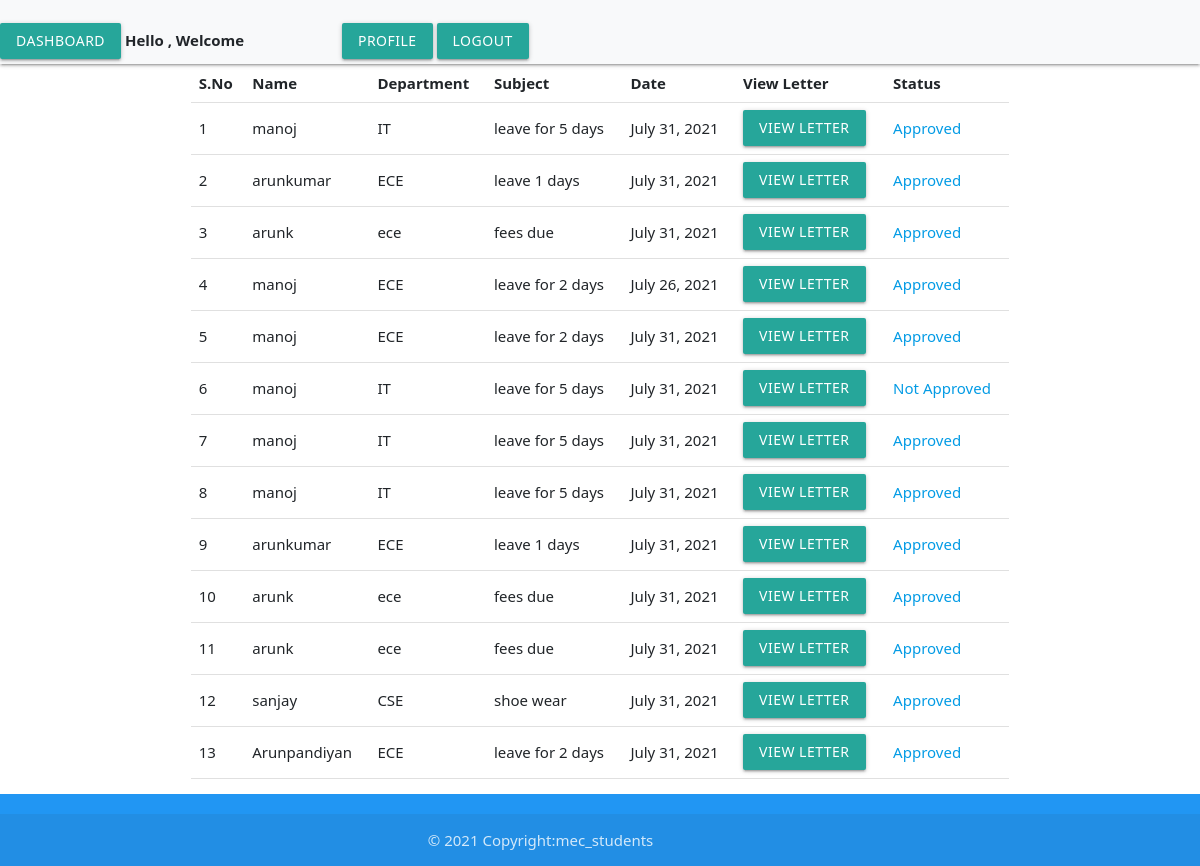
Page /viewper/ on the committed database.
### clg/models.py (models this page shows, shortened)
class Permission(models.Model):
    name=models.CharField(max_length=50)
    department=models.CharField(max_length=350)
    subject=models.CharField(max_length=250)
    date=models.DateField()
    reason=models.CharField(max_length=250)
    status = models.BooleanField(default=False)
    def get_status(self):
        return self.status

### clg/views.py (the view, shortened to what this page needs)
# urls.py: path('viewper/',views.PermissionListView.as_view(),name='viewper'),
class PermissionListView(View):
	def get(self,*args,**kwargs):
		permissions=Permission.objects.all()
		context={
			"permissions":permissions,
		}
		return render(self.request,'viewper.html',context)

### templates/viewper.html
{% extends 'index.html' %}
{% block content %}
<div class="container">
    <table class="table">
        <thead>
          <tr>
            <th scope="col">S.No</th>
            <th scope="col">Name</th>
            <th scope="col">Department</th>
            <th scope="col">Subject</th>
            <th scope="col">Date</th>
            <th scope="col">View Letter</th>
            <th scope="col">Status</th>
          </tr>
        </thead>
        <tbody>
          {% for i in permissions %}
          <tr>
            <td>{{i.id}}</td>
            <td>{{i.name}}</td>
            <td>{{i.department}}</td>
            <td>{{i.subject}}</td>
            <td>{{i.date}}</td>
            <td><a href="{% url 'letter' i.id %}" class="btn btn-primary">View Letter</a></td>
            <td class="level-right">
              {% if i.get_status %}
              <a class="button is-small is-success" href="#">Approved</a>
              {% else %}
              <a class="button is-small is-warning" href="#">Not Approved</a>
              {% endif %}
          </td>
          {% endfor %}
        </tbody>
      </table>
</div>
{% endblock %}

### rows in the picture
Permission: id "1", name "manoj", department "IT", subject "leave for 5 days", date "July 31, 2021", status "Approved"
Permission: id "2", name "arunkumar", department "ECE", subject "leave 1 days", date "July 31, 2021", status "Approved"
Permission: id "3", name "arunk", department "ece", subject "fees due", date "July 31, 2021", status "Approved"
Permission: id "4", name "manoj", department "ECE", subject "leave for 2 days", date "July 26, 2021", status "Approved"
Permission: id "5", name "manoj", department "ECE", subject "leave for 2 days", date "July 31, 2021", status "Approved"
Permission: id "6", name "manoj", department "IT", subject "leave for 5 days", date "July 31, 2021", status "Not Approved"
Permission: id "7", name "manoj", department "IT", subject "leave for 5 days", date "July 31, 2021", status "Approved"
Permission: id "8", name "manoj", department "IT", subject "leave for 5 days", date "July 31, 2021", status "Approved"
Permission: id "9", name "arunkumar", department "ECE", subject "leave 1 days", date "July 31, 2021", status "Approved"
Permission: id "10", name "arunk", department "ece", subject "fees due", date "July 31, 2021", status "Approved"
Permission: id "11", name "arunk", department "ece", subject "fees due", date "July 31, 2021", status "Approved"
Permission: id "12", name "sanjay", department "CSE", subject "shoe wear", date "July 31, 2021", status "Approved"
Permission: id "13", name "Arunpandiyan", department "ECE", subject "leave for 2 days", date "July 31, 2021", status "Approved"
